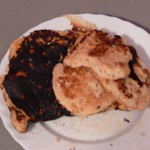
#> input picture pancake/110217266.jpg, 150 x 150 px; its folder holds 4 pictures in this run
$ python get_data.py
#> lines starting #> are read from the running program, lines starting #| are printed output that depends on the picture
from PIL import Image
import os, glob
import numpy as np
from sklearn import model_selection

classes = ["pancake","salad","yakiniku"]
num_classes = len(classes)
image_size = 50

# 画像の読み込み
X = []
Y = []
for index, classlabel in enumerate(classes):
    photos_dir = "/Users/daiki/pancake_classifier/" + classlabel
    files = glob.glob(photos_dir + "/*.jpg")
    for i,file in enumerate(files):
        if i >= 300: break
        image = Image.open(file)
#> image is the input picture: PIL image 150x150 RGB; mean R, G, B 145.8, 111.4, 99.9
        image = image.convert("RGB")
        image = image.resize((image_size,image_size))
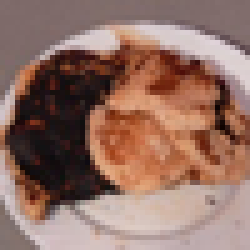
#> image: PIL image 50x50 RGB (shown 5 times larger); mean R, G, B 145.8, 111.4, 99.9
        data  = np.asarray(image)
        X.append(data)
        Y.append(index)

X = np.array(X)
Y = np.array(Y)

X_train, X_test, y_train, y_test = model_selection.train_test_split(X, Y)
xy = (X_train, X_test, y_train, y_test)
#> (the run stopped early here; a loop or call above may not have finished)
